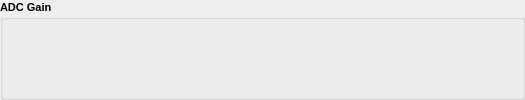
     <widget class="QGroupBox" name="groupBox_3">
      <property name="sizePolicy">
       <sizepolicy hsizetype="Fixed" vsizetype="Fixed">
        <horstretch>0</horstretch>
        <verstretch>0</verstretch>
       </sizepolicy>
      </property>
      <property name="minimumSize">
       <size>
        <width>0</width>
        <height>50</height>
       </size>
      </property>
      <property name="font">
       <font>
        <pointsize>8</pointsize>
        <weight>75</weight>
        <bold>true</bold>
       </font>
      </property>
      <property name="title">
       <string>ADC Gain</string>
      </property>
      <layout class="QHBoxLayout" name="horizontalLayout_14">
       <property name="spacing">
        <number>7</number>
       </property>
       <property name="margin">
        <number>2</number>
       </property>
       <item>
        <widget class="caChoice" name="caChoice_0">
         <property name="sizePolicy">
          <sizepolicy hsizetype="Fixed" vsizetype="Fixed">
           <horstretch>0</horstretch>
           <verstretch>0</verstretch>
          </sizepolicy>
         </property>
         <property name="minimumSize">
          <size>
           <width>80</width>
           <height>30</height>
          </size>
         </property>
         <property name="maximumSize">
          <size>
           <width>16777215</width>
           <height>30</height>
          </size>
         </property>
         <property name="font">
          <font>
           <pointsize>8</pointsize>
          </font>
         </property>
         <property name="channel" stdset="0">
          <string>$(DEV):ADC0-PGA</string>
         </property>
         <property name="foreground">
          <color>
           <red>0</red>
           <green>0</green>
           <blue>0</blue>
          </color>
         </property>
         <property name="background">
          <color>
           <red>187</red>
           <green>193</green>
           <blue>135</blue>
          </color>
         </property>
         <property name="colorMode">
          <enum>caChoice::Static</enum>
         </property>
         <property name="endBit">
          <number>1</number>
         </property>
         <property name="fontScaleMode">
          <enum>EPushButton::None</enum>
         </property>
        </widget>
       </item>
       <item>
        <widget class="caChoice" name="caChoice_1">
         <property name="sizePolicy">
          <sizepolicy hsizetype="Fixed" vsizetype="Fixed">
           <horstretch>0</horstretch>
           <verstretch>0</verstretch>
          </sizepolicy>
         </property>
         <property name="minimumSize">
          <size>
           <width>80</width>
           <height>30</height>
          </size>
         </property>
         <property name="maximumSize">
          <size>
           <width>16777215</width>
           <height>30</height>
          </size>
         </property>
         <property name="font">
          <font>
           <pointsize>8</pointsize>
          </font>
         </property>
         <property name="channel" stdset="0">
          <string>$(DEV):ADC1-PGA</string>
         </property>
         <property name="foreground">
          <color>
           <red>0</red>
           <green>0</green>
           <blue>0</blue>
          </color>
         </property>
         <property name="background">
          <color>
           <red>187</red>
           <green>193</green>
           <blue>135</blue>
          </color>
         </property>
         <property name="colorMode">
          <enum>caChoice::Static</enum>
         </property>
         <property name="endBit">
          <number>1</number>
         </property>
         <property name="fontScaleMode">
          <enum>EPushButton::None</enum>
         </property>
        </widget>
       </item>
       <item>
        <widget class="caChoice" name="caChoice_2">
         <property name="sizePolicy">
          <sizepolicy hsizetype="Fixed" vsizetype="Fixed">
           <horstretch>0</horstretch>
           <verstretch>0</verstretch>
          </sizepolicy>
         </property>
         <property name="minimumSize">
          <size>
           <width>80</width>
           <height>30</height>
          </size>
         </property>
         <property name="maximumSize">
          <size>
           <width>16777215</width>
           <height>30</height>
          </size>
         </property>
         <property name="font">
          <font>
           <pointsize>8</pointsize>
          </font>
         </property>
         <property name="channel" stdset="0">
          <string>$(DEV):ADC2-PGA</string>
         </property>
         <property name="foreground">
          <color>
           <red>0</red>
           <green>0</green>
           <blue>0</blue>
          </color>
         </property>
         <property name="background">
          <color>
           <red>187</red>
           <green>193</green>
           <blue>135</blue>
          </color>
         </property>
         <property name="colorMode">
          <enum>caChoice::Static</enum>
         </property>
         <property name="endBit">
          <number>1</number>
         </property>
         <property name="fontScaleMode">
          <enum>EPushButton::None</enum>
         </property>
        </widget>
       </item>
       <item>
        <widget class="caChoice" name="caChoice_3">
         <property name="sizePolicy">
          <sizepolicy hsizetype="Fixed" vsizetype="Fixed">
           <horstretch>0</horstretch>
           <verstretch>0</verstretch>
          </sizepolicy>
         </property>
         <property name="minimumSize">
          <size>
           <width>80</width>
           <height>30</height>
          </size>
         </property>
         <property name="maximumSize">
          <size>
           <width>16777215</width>
           <height>30</height>
          </size>
         </property>
         <property name="font">
          <font>
           <pointsize>8</pointsize>
          </font>
         </property>
         <property name="channel" stdset="0">
          <string>$(DEV):ADC3-PGA</string>
         </property>
         <property name="foreground">
          <color>
           <red>0</red>
           <green>0</green>
           <blue>0</blue>
          </color>
         </property>
         <property name="background">
          <color>
           <red>187</red>
           <green>193</green>
           <blue>135</blue>
          </color>
         </property>
         <property name="colorMode">
          <enum>caChoice::Static</enum>
         </property>
         <property name="endBit">
          <number>1</number>
         </property>
         <property name="fontScaleMode">
          <enum>EPushButton::None</enum>
         </property>
        </widget>
       </item>
       <item>
        <widget class="caChoice" name="caChoice_4">
         <property name="sizePolicy">
          <sizepolicy hsizetype="Fixed" vsizetype="Fixed">
           <horstretch>0</horstretch>
           <verstretch>0</verstretch>
          </sizepolicy>
         </property>
         <property name="minimumSize">
          <size>
           <width>80</width>
           <height>30</height>
          </size>
         </property>
         <property name="maximumSize">
          <size>
           <width>16777215</width>
           <height>30</height>
          </size>
         </property>
         <property name="font">
          <font>
           <pointsize>8</pointsize>
          </font>
         </property>
         <property name="channel" stdset="0">
          <string>$(DEV):ADC4-PGA</string>
         </property>
         <property name="foreground">
          <color>
           <red>0</red>
           <green>0</green>
           <blue>0</blue>
          </color>
         </property>
         <property name="background">
          <color>
           <red>187</red>
           <green>193</green>
           <blue>135</blue>
          </color>
         </property>
         <property name="colorMode">
          <enum>caChoice::Static</enum>
         </property>
         <property name="endBit">
          <number>1</number>
         </property>
         <property name="fontScaleMode">
          <enum>EPushButton::None</enum>
         </property>
        </widget>
       </item>
       <item>
        <widget class="caChoice" name="caChoice_5">
         <property name="sizePolicy">
          <sizepolicy hsizetype="Fixed" vsizetype="Fixed">
           <horstretch>0</horstretch>
           <verstretch>0</verstretch>
          </sizepolicy>
         </property>
         <property name="minimumSize">
          <size>
           <width>80</width>
           <height>30</height>
          </size>
         </property>
         <property name="maximumSize">
          <size>
           <width>16777215</width>
           <height>30</height>
          </size>
         </property>
         <property name="font">
          <font>
           <pointsize>8</pointsize>
          </font>
         </property>
         <property name="channel" stdset="0">
          <string>$(DEV):ADC5-PGA</string>
         </property>
         <property name="foreground">
          <color>
           <red>0</red>
           <green>0</green>
           <blue>0</blue>
          </color>
         </property>
         <property name="background">
          <color>
           <red>187</red>
           <green>193</green>
           <blue>135</blue>
          </color>
         </property>
         <property name="colorMode">
          <enum>caChoice::Static</enum>
         </property>
         <property name="endBit">
          <number>1</number>
         </property>
         <property name="fontScaleMode">
          <enum>EPushButton::None</enum>
         </property>
        </widget>
       </item>
      </layout>
     </widget>
